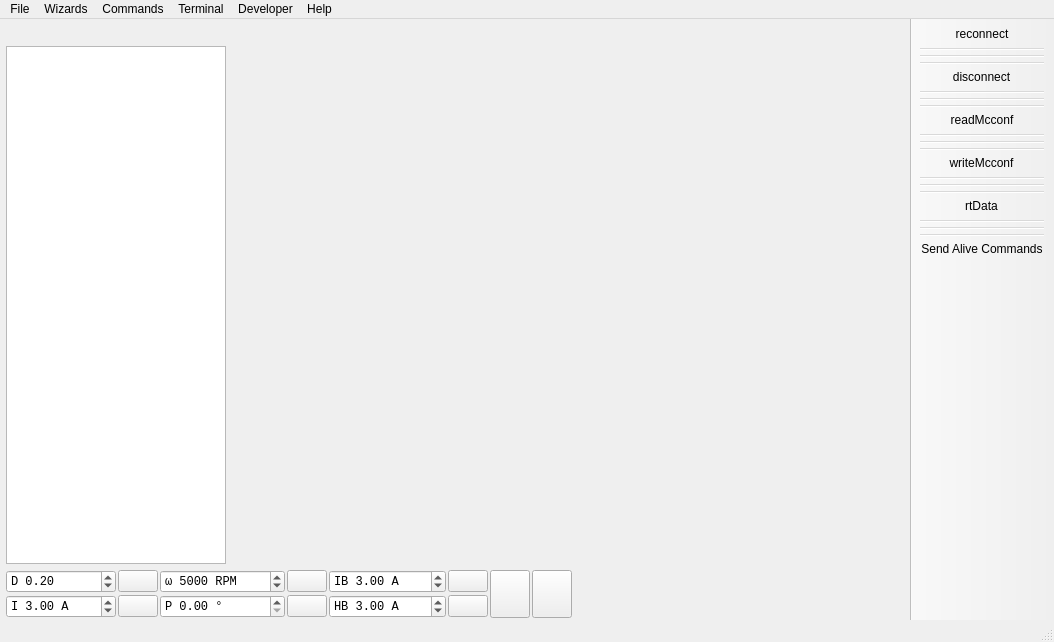
<?xml version="1.0" encoding="UTF-8"?>
<ui version="4.0">
 <class>MainWindow</class>
 <widget class="QMainWindow" name="MainWindow">
  <property name="geometry">
   <rect>
    <x>0</x>
    <y>0</y>
    <width>1054</width>
    <height>642</height>
   </rect>
  </property>
  <property name="windowTitle">
   <string>VESC Tool</string>
  </property>
  <property name="windowIcon">
   <iconset resource="res_silver.qrc">
    <normaloff>:/res/icon.png</normaloff>:/res/icon.png</iconset>
  </property>
  <widget class="QWidget" name="centralWidget">
   <layout class="QVBoxLayout" name="verticalLayout" stretch="1,0">
    <property name="leftMargin">
     <number>6</number>
    </property>
    <property name="bottomMargin">
     <number>2</number>
    </property>
    <item>
     <layout class="QHBoxLayout" name="horizontalLayout" stretch="0,1">
      <item>
       <layout class="QVBoxLayout" name="verticalLayout_2">
        <item>
         <widget class="QLabel" name="pageLabel">
          <property name="enabled">
           <bool>true</bool>
          </property>
          <property name="maximumSize">
           <size>
            <width>220</width>
            <height>10</height>
           </size>
          </property>
          <property name="text">
           <string/>
          </property>
          <property name="pixmap">
           <pixmap resource="res_silver.qrc">:/res/logo.png</pixmap>
          </property>
          <property name="scaledContents">
           <bool>true</bool>
          </property>
         </widget>
        </item>
        <item>
         <widget class="QListWidget" name="pageList">
          <property name="minimumSize">
           <size>
            <width>220</width>
            <height>0</height>
           </size>
          </property>
          <property name="maximumSize">
           <size>
            <width>220</width>
            <height>16777215</height>
           </size>
          </property>
          <property name="font">
           <font>
            <pointsize>18</pointsize>
           </font>
          </property>
          <property name="layoutDirection">
           <enum>Qt::LeftToRight</enum>
          </property>
          <property name="editTriggers">
           <set>QAbstractItemView::NoEditTriggers</set>
          </property>
          <property name="selectionBehavior">
           <enum>QAbstractItemView::SelectRows</enum>
          </property>
          <property name="spacing">
           <number>20</number>
          </property>
         </widget>
        </item>
       </layout>
      </item>
      <item>
       <widget class="QStackedWidget" name="pageWidget">
        <property name="currentIndex">
         <number>-1</number>
        </property>
       </widget>
      </item>
     </layout>
    </item>
    <item>
     <layout class="QGridLayout" name="gridLayout_3">
      <property name="spacing">
       <number>2</number>
      </property>
      <item row="1" column="8">
       <widget class="DisplayBar" name="dispCurrent" native="true">
        <property name="sizePolicy">
         <sizepolicy hsizetype="MinimumExpanding" vsizetype="Preferred">
          <horstretch>0</horstretch>
          <verstretch>0</verstretch>
         </sizepolicy>
        </property>
        <property name="minimumSize">
         <size>
          <width>150</width>
          <height>0</height>
         </size>
        </property>
       </widget>
      </item>
      <item row="0" column="8">
       <widget class="DisplayBar" name="dispDuty" native="true">
        <property name="sizePolicy">
         <sizepolicy hsizetype="MinimumExpanding" vsizetype="Preferred">
          <horstretch>0</horstretch>
          <verstretch>0</verstretch>
         </sizepolicy>
        </property>
        <property name="minimumSize">
         <size>
          <width>150</width>
          <height>0</height>
         </size>
        </property>
       </widget>
      </item>
      <item row="0" column="6" rowspan="2">
       <widget class="QPushButton" name="fullBrakeButton">
        <property name="sizePolicy">
         <sizepolicy hsizetype="Fixed" vsizetype="MinimumExpanding">
          <horstretch>0</horstretch>
          <verstretch>0</verstretch>
         </sizepolicy>
        </property>
        <property name="toolTip">
         <string>Full brake</string>
        </property>
        <property name="text">
         <string/>
        </property>
        <property name="icon">
         <iconset resource="res.qrc">
          <normaloff>:/res/icons/Anchor-96.png</normaloff>:/res/icons/Anchor-96.png</iconset>
        </property>
        <property name="iconSize">
         <size>
          <width>40</width>
          <height>40</height>
         </size>
        </property>
        <property name="autoDefault">
         <bool>false</bool>
        </property>
        <property name="default">
         <bool>false</bool>
        </property>
        <property name="flat">
         <bool>false</bool>
        </property>
       </widget>
      </item>
      <item row="1" column="4">
       <widget class="QDoubleSpinBox" name="handbrakeBox">
        <property name="font">
         <font>
          <family>Monospace</family>
         </font>
        </property>
        <property name="toolTip">
         <string>Handbrake current</string>
        </property>
        <property name="prefix">
         <string>HB </string>
        </property>
        <property name="suffix">
         <string> A</string>
        </property>
        <property name="minimum">
         <double>-500.000000000000000</double>
        </property>
        <property name="maximum">
         <double>500.000000000000000</double>
        </property>
        <property name="singleStep">
         <double>0.500000000000000</double>
        </property>
        <property name="value">
         <double>3.000000000000000</double>
        </property>
       </widget>
      </item>
      <item row="1" column="5">
       <widget class="QPushButton" name="handbrakeButton">
        <property name="toolTip">
         <string>Handbrake current</string>
        </property>
        <property name="text">
         <string/>
        </property>
        <property name="icon">
         <iconset resource="res.qrc">
          <normaloff>:/res/icons/Brake Warning-96.png</normaloff>:/res/icons/Brake Warning-96.png</iconset>
        </property>
       </widget>
      </item>
      <item row="1" column="0">
       <widget class="QDoubleSpinBox" name="currentBox">
        <property name="font">
         <font>
          <family>Monospace</family>
         </font>
        </property>
        <property name="toolTip">
         <string>Current</string>
        </property>
        <property name="frame">
         <bool>true</bool>
        </property>
        <property name="prefix">
         <string>I </string>
        </property>
        <property name="suffix">
         <string> A</string>
        </property>
        <property name="minimum">
         <double>-500.000000000000000</double>
        </property>
        <property name="maximum">
         <double>500.000000000000000</double>
        </property>
        <property name="singleStep">
         <double>0.500000000000000</double>
        </property>
        <property name="value">
         <double>3.000000000000000</double>
        </property>
       </widget>
      </item>
      <item row="0" column="2">
       <widget class="QDoubleSpinBox" name="speedBox">
        <property name="font">
         <font>
          <family>Monospace</family>
         </font>
        </property>
        <property name="toolTip">
         <string>Speed</string>
        </property>
        <property name="prefix">
         <string>ω </string>
        </property>
        <property name="suffix">
         <string> RPM</string>
        </property>
        <property name="decimals">
         <number>0</number>
        </property>
        <property name="minimum">
         <double>-400000.000000000000000</double>
        </property>
        <property name="maximum">
         <double>400000.000000000000000</double>
        </property>
        <property name="singleStep">
         <double>100.000000000000000</double>
        </property>
        <property name="value">
         <double>5000.000000000000000</double>
        </property>
       </widget>
      </item>
      <item row="0" column="1">
       <widget class="QPushButton" name="dutyButton">
        <property name="toolTip">
         <string>Duty cycle</string>
        </property>
        <property name="text">
         <string/>
        </property>
        <property name="icon">
         <iconset resource="res.qrc">
          <normaloff>:/res/icons/Circled Play-96.png</normaloff>:/res/icons/Circled Play-96.png</iconset>
        </property>
        <property name="flat">
         <bool>false</bool>
        </property>
       </widget>
      </item>
      <item row="1" column="2">
       <widget class="QDoubleSpinBox" name="posBox">
        <property name="font">
         <font>
          <family>Monospace</family>
         </font>
        </property>
        <property name="toolTip">
         <string>Position</string>
        </property>
        <property name="prefix">
         <string>P </string>
        </property>
        <property name="suffix">
         <string> °</string>
        </property>
        <property name="maximum">
         <double>1200.000000000000000</double>
        </property>
        <property name="singleStep">
         <double>0.100000000000000</double>
        </property>
        <property name="value">
         <double>0.000000000000000</double>
        </property>
       </widget>
      </item>
      <item row="1" column="3">
       <widget class="QPushButton" name="posButton">
        <property name="toolTip">
         <string>Position</string>
        </property>
        <property name="text">
         <string/>
        </property>
        <property name="icon">
         <iconset resource="res.qrc">
          <normaloff>:/res/icons/Circled Play-96.png</normaloff>:/res/icons/Circled Play-96.png</iconset>
        </property>
       </widget>
      </item>
      <item row="0" column="7" rowspan="2">
       <widget class="QPushButton" name="stopButton">
        <property name="sizePolicy">
         <sizepolicy hsizetype="Fixed" vsizetype="MinimumExpanding">
          <horstretch>0</horstretch>
          <verstretch>0</verstretch>
         </sizepolicy>
        </property>
        <property name="toolTip">
         <string>Switch off</string>
        </property>
        <property name="text">
         <string/>
        </property>
        <property name="icon">
         <iconset resource="res.qrc">
          <normaloff>:/res/icons/Stop Sign-96.png</normaloff>:/res/icons/Stop Sign-96.png</iconset>
        </property>
        <property name="iconSize">
         <size>
          <width>40</width>
          <height>40</height>
         </size>
        </property>
        <property name="shortcut">
         <string>Esc</string>
        </property>
       </widget>
      </item>
      <item row="0" column="3">
       <widget class="QPushButton" name="speedButton">
        <property name="toolTip">
         <string>Speed</string>
        </property>
        <property name="text">
         <string/>
        </property>
        <property name="icon">
         <iconset resource="res.qrc">
          <normaloff>:/res/icons/Circled Play-96.png</normaloff>:/res/icons/Circled Play-96.png</iconset>
        </property>
       </widget>
      </item>
      <item row="1" column="1">
       <widget class="QPushButton" name="currentButton">
        <property name="toolTip">
         <string>Current</string>
        </property>
        <property name="text">
         <string/>
        </property>
        <property name="icon">
         <iconset resource="res.qrc">
          <normaloff>:/res/icons/Circled Play-96.png</normaloff>:/res/icons/Circled Play-96.png</iconset>
        </property>
       </widget>
      </item>
      <item row="0" column="4">
       <widget class="QDoubleSpinBox" name="brakeCurrentBox">
        <property name="font">
         <font>
          <family>Monospace</family>
         </font>
        </property>
        <property name="toolTip">
         <string>Brake current</string>
        </property>
        <property name="prefix">
         <string>IB </string>
        </property>
        <property name="suffix">
         <string> A</string>
        </property>
        <property name="minimum">
         <double>-500.000000000000000</double>
        </property>
        <property name="maximum">
         <double>500.000000000000000</double>
        </property>
        <property name="singleStep">
         <double>0.500000000000000</double>
        </property>
        <property name="value">
         <double>3.000000000000000</double>
        </property>
       </widget>
      </item>
      <item row="0" column="5">
       <widget class="QPushButton" name="brakeCurrentButton">
        <property name="toolTip">
         <string>Brake current</string>
        </property>
        <property name="text">
         <string/>
        </property>
        <property name="icon">
         <iconset resource="res.qrc">
          <normaloff>:/res/icons/Brake Warning-96.png</normaloff>:/res/icons/Brake Warning-96.png</iconset>
        </property>
       </widget>
      </item>
      <item row="0" column="0">
       <widget class="QDoubleSpinBox" name="dutyBox">
        <property name="font">
         <font>
          <family>Monospace</family>
         </font>
        </property>
        <property name="toolTip">
         <string>Duty cycle</string>
        </property>
        <property name="wrapping">
         <bool>false</bool>
        </property>
        <property name="frame">
         <bool>true</bool>
        </property>
        <property name="prefix">
         <string>D </string>
        </property>
        <property name="minimum">
         <double>-1.000000000000000</double>
        </property>
        <property name="maximum">
         <double>1.000000000000000</double>
        </property>
        <property name="singleStep">
         <double>0.010000000000000</double>
        </property>
        <property name="value">
         <double>0.200000000000000</double>
        </property>
       </widget>
      </item>
     </layout>
    </item>
   </layout>
  </widget>
  <widget class="QMenuBar" name="menuBar">
   <property name="geometry">
    <rect>
     <x>0</x>
     <y>0</y>
     <width>1054</width>
     <height>20</height>
    </rect>
   </property>
   <widget class="QMenu" name="menuFile">
    <property name="title">
     <string>File</string>
    </property>
    <addaction name="actionSaveMotorConfXml"/>
    <addaction name="actionLoadMotorConfXml"/>
    <addaction name="separator"/>
    <addaction name="actionSaveAppconfXml"/>
    <addaction name="actionLoadAppconfXml"/>
    <addaction name="separator"/>
    <addaction name="actionSaveMotorConfigurationHeader"/>
    <addaction name="actionSaveMotorConfigurationHeaderWrap"/>
    <addaction name="separator"/>
    <addaction name="actionSaveAppConfigurationHeader"/>
    <addaction name="actionSaveAppConfigurationHeaderWrap"/>
    <addaction name="separator"/>
    <addaction name="actionExit"/>
   </widget>
   <widget class="QMenu" name="menuHelp">
    <property name="title">
     <string>Help</string>
    </property>
    <addaction name="actionVESCProjectForums"/>
    <addaction name="separator"/>
    <addaction name="actionVESCToolChangelog"/>
    <addaction name="actionFirmwareChangelog"/>
    <addaction name="separator"/>
    <addaction name="actionAbout"/>
    <addaction name="actionLibrariesUsed"/>
    <addaction name="actionAboutQt"/>
    <addaction name="separator"/>
    <addaction name="actionSafetyInformation"/>
    <addaction name="actionWarrantyStatement"/>
    <addaction name="actionLicense"/>
   </widget>
   <widget class="QMenu" name="menuTools">
    <property name="title">
     <string>Developer</string>
    </property>
    <addaction name="actionParameterEditorMcconf"/>
    <addaction name="actionParameterEditorAppconf"/>
    <addaction name="actionParameterEditorInfo"/>
    <addaction name="actionExportConfigurationParser"/>
   </widget>
   <widget class="QMenu" name="menuTerminal">
    <property name="title">
     <string>Terminal</string>
    </property>
    <addaction name="actionTerminalShowHelp"/>
    <addaction name="actionTerminalPrintFaults"/>
    <addaction name="actionTerminalPrintThreads"/>
    <addaction name="separator"/>
    <addaction name="actionTerminalDRV8301ResetLatchedFaults"/>
    <addaction name="separator"/>
    <addaction name="actionTerminalClear"/>
   </widget>
   <widget class="QMenu" name="menuCommands">
    <property name="title">
     <string>Commands</string>
    </property>
    <addaction name="actionReboot"/>
   </widget>
   <widget class="QMenu" name="menuWizards">
    <property name="title">
     <string>Wizards</string>
    </property>
    <addaction name="actionAutoSetupFOC"/>
    <addaction name="actionAppSetupWizard"/>
    <addaction name="actionMotorSetupWizard"/>
   </widget>
   <addaction name="menuFile"/>
   <addaction name="menuWizards"/>
   <addaction name="menuCommands"/>
   <addaction name="menuTerminal"/>
   <addaction name="menuTools"/>
   <addaction name="menuHelp"/>
  </widget>
  <widget class="QToolBar" name="mainToolBar">
   <property name="movable">
    <bool>false</bool>
   </property>
   <property name="iconSize">
    <size>
     <width>60</width>
     <height>60</height>
    </size>
   </property>
   <property name="toolButtonStyle">
    <enum>Qt::ToolButtonIconOnly</enum>
   </property>
   <property name="floatable">
    <bool>false</bool>
   </property>
   <attribute name="toolBarArea">
    <enum>RightToolBarArea</enum>
   </attribute>
   <attribute name="toolBarBreak">
    <bool>false</bool>
   </attribute>
   <addaction name="actionReconnect"/>
   <addaction name="separator"/>
   <addaction name="separator"/>
   <addaction name="separator"/>
   <addaction name="actionDisconnect"/>
   <addaction name="separator"/>
   <addaction name="separator"/>
   <addaction name="separator"/>
   <addaction name="actionReadMcconf"/>
   <addaction name="separator"/>
   <addaction name="separator"/>
   <addaction name="separator"/>
   <addaction name="actionWriteMcconf"/>
   <addaction name="separator"/>
   <addaction name="separator"/>
   <addaction name="separator"/>
   <addaction name="actionRtData"/>
   <addaction name="separator"/>
   <addaction name="separator"/>
   <addaction name="separator"/>
   <addaction name="actionSendAlive"/>
  </widget>
  <widget class="QStatusBar" name="statusBar"/>
  <action name="actionReadMcconf">
   <property name="icon">
    <iconset resource="res.qrc">
     <normaloff>:/res/icons/motor_up.png</normaloff>:/res/icons/motor_up.png</iconset>
   </property>
   <property name="text">
    <string>readMcconf</string>
   </property>
   <property name="toolTip">
    <string>Read motor Configuration</string>
   </property>
  </action>
  <action name="actionWriteMcconf">
   <property name="icon">
    <iconset resource="res.qrc">
     <normaloff>:/res/icons/motor_down.png</normaloff>:/res/icons/motor_down.png</iconset>
   </property>
   <property name="text">
    <string>writeMcconf</string>
   </property>
   <property name="toolTip">
    <string>Write motor configuration</string>
   </property>
  </action>
  <action name="actionSaveMotorConfXml">
   <property name="icon">
    <iconset resource="res.qrc">
     <normaloff>:/res/icons/Save as-96.png</normaloff>:/res/icons/Save as-96.png</iconset>
   </property>
   <property name="text">
    <string>Save Motor Configuration XML as...</string>
   </property>
  </action>
  <action name="actionLoadMotorConfXml">
   <property name="icon">
    <iconset resource="res.qrc">
     <normaloff>:/res/icons/Open Folder-96.png</normaloff>:/res/icons/Open Folder-96.png</iconset>
   </property>
   <property name="text">
    <string>Load Motor Configuration XML</string>
   </property>
  </action>
  <action name="actionDisconnect">
   <property name="icon">
    <iconset resource="res.qrc">
     <normaloff>:/res/icons/Disconnected-96.png</normaloff>:/res/icons/Disconnected-96.png</iconset>
   </property>
   <property name="text">
    <string>disconnect</string>
   </property>
   <property name="toolTip">
    <string>Disconnect</string>
   </property>
  </action>
  <action name="actionReboot">
   <property name="icon">
    <iconset resource="res.qrc">
     <normaloff>:/res/icons/Restart-96.png</normaloff>:/res/icons/Restart-96.png</iconset>
   </property>
   <property name="text">
    <string>Reboot</string>
   </property>
   <property name="toolTip">
    <string>Reboot</string>
   </property>
  </action>
  <action name="actionReconnect">
   <property name="icon">
    <iconset resource="res.qrc">
     <normaloff>:/res/icons/Connected-96.png</normaloff>:/res/icons/Connected-96.png</iconset>
   </property>
   <property name="text">
    <string>reconnect</string>
   </property>
   <property name="toolTip">
    <string>Reconnect last connection</string>
   </property>
  </action>
  <action name="actionRtData">
   <property name="checkable">
    <bool>true</bool>
   </property>
   <property name="icon">
    <iconset resource="res.qrc">
     <normaloff>:/res/icons/rt_off.png</normaloff>
     <normalon>:/res/icons/rt_on.png</normalon>:/res/icons/rt_off.png</iconset>
   </property>
   <property name="text">
    <string>rtData</string>
   </property>
   <property name="toolTip">
    <string>Stream realtime data</string>
   </property>
  </action>
  <action name="actionSaveAppconfXml">
   <property name="icon">
    <iconset resource="res.qrc">
     <normaloff>:/res/icons/Save as-96.png</normaloff>:/res/icons/Save as-96.png</iconset>
   </property>
   <property name="text">
    <string>Save App Configuration XML as...</string>
   </property>
  </action>
  <action name="actionLoadAppconfXml">
   <property name="icon">
    <iconset resource="res.qrc">
     <normaloff>:/res/icons/Open Folder-96.png</normaloff>:/res/icons/Open Folder-96.png</iconset>
   </property>
   <property name="text">
    <string>Load App Configuration XML</string>
   </property>
  </action>
  <action name="actionExit">
   <property name="icon">
    <iconset resource="res.qrc">
     <normaloff>:/res/icons/Shutdown-96.png</normaloff>:/res/icons/Shutdown-96.png</iconset>
   </property>
   <property name="text">
    <string>Exit</string>
   </property>
  </action>
  <action name="actionAbout">
   <property name="icon">
    <iconset resource="res.qrc">
     <normaloff>:/res/icons/About-96.png</normaloff>:/res/icons/About-96.png</iconset>
   </property>
   <property name="text">
    <string>About VESC Tool</string>
   </property>
  </action>
  <action name="actionParameterEditorMcconf">
   <property name="icon">
    <iconset resource="res.qrc">
     <normaloff>:/res/icons/Horizontal Settings Mixer-96.png</normaloff>:/res/icons/Horizontal Settings Mixer-96.png</iconset>
   </property>
   <property name="text">
    <string>Parameter Editor Mcconf</string>
   </property>
  </action>
  <action name="actionParameterEditorAppconf">
   <property name="icon">
    <iconset resource="res.qrc">
     <normaloff>:/res/icons/Horizontal Settings Mixer-96.png</normaloff>:/res/icons/Horizontal Settings Mixer-96.png</iconset>
   </property>
   <property name="text">
    <string>Parameter Editor Appconf</string>
   </property>
  </action>
  <action name="actionSaveAppConfigurationHeader">
   <property name="icon">
    <iconset resource="res.qrc">
     <normaloff>:/res/icons/Save as-96.png</normaloff>:/res/icons/Save as-96.png</iconset>
   </property>
   <property name="text">
    <string>Save App Configuration C Header as...</string>
   </property>
  </action>
  <action name="actionSaveMotorConfigurationHeader">
   <property name="icon">
    <iconset resource="res.qrc">
     <normaloff>:/res/icons/Save as-96.png</normaloff>:/res/icons/Save as-96.png</iconset>
   </property>
   <property name="text">
    <string>Save Motor Configuration C Header as...</string>
   </property>
  </action>
  <action name="actionSaveAppConfigurationHeaderWrap">
   <property name="icon">
    <iconset resource="res.qrc">
     <normaloff>:/res/icons/Save as-96.png</normaloff>:/res/icons/Save as-96.png</iconset>
   </property>
   <property name="text">
    <string>Save App Configuration C Header (ifdef wrapped) as...</string>
   </property>
  </action>
  <action name="actionSaveMotorConfigurationHeaderWrap">
   <property name="icon">
    <iconset resource="res.qrc">
     <normaloff>:/res/icons/Save as-96.png</normaloff>:/res/icons/Save as-96.png</iconset>
   </property>
   <property name="text">
    <string>Save Motor Configuration C Header (ifdef wrapped) as...</string>
   </property>
  </action>
  <action name="actionRtDataApp">
   <property name="checkable">
    <bool>true</bool>
   </property>
   <property name="icon">
    <iconset resource="res.qrc">
     <normaloff>:/res/icons/rt_app_off.png</normaloff>
     <normalon>:/res/icons/rt_app_on.png</normalon>:/res/icons/rt_app_off.png</iconset>
   </property>
   <property name="text">
    <string>rtDataApp</string>
   </property>
   <property name="toolTip">
    <string>Stream realtime app data</string>
   </property>
  </action>
  <action name="actionTerminalPrintFaults">
   <property name="icon">
    <iconset resource="res.qrc">
     <normaloff>:/res/icons/Console-96.png</normaloff>:/res/icons/Console-96.png</iconset>
   </property>
   <property name="text">
    <string>Print Faults</string>
   </property>
   <property name="toolTip">
    <string>Print Faults</string>
   </property>
  </action>
  <action name="actionTerminalShowHelp">
   <property name="icon">
    <iconset resource="res.qrc">
     <normaloff>:/res/icons/Help-96.png</normaloff>:/res/icons/Help-96.png</iconset>
   </property>
   <property name="text">
    <string>Show Help</string>
   </property>
  </action>
  <action name="actionTerminalClear">
   <property name="icon">
    <iconset resource="res.qrc">
     <normaloff>:/res/icons/Delete-96.png</normaloff>:/res/icons/Delete-96.png</iconset>
   </property>
   <property name="text">
    <string>Clear Terminal</string>
   </property>
  </action>
  <action name="actionTerminalPrintThreads">
   <property name="icon">
    <iconset resource="res.qrc">
     <normaloff>:/res/icons/Electronics-96.png</normaloff>:/res/icons/Electronics-96.png</iconset>
   </property>
   <property name="text">
    <string>Print Threads</string>
   </property>
   <property name="toolTip">
    <string>Print Threads</string>
   </property>
  </action>
  <action name="actionSendAlive">
   <property name="checkable">
    <bool>true</bool>
   </property>
   <property name="icon">
    <iconset resource="res.qrc">
     <normaloff>:/res/icons/alive_off.png</normaloff>
     <normalon>:/res/icons/alive_on.png</normalon>:/res/icons/alive_off.png</iconset>
   </property>
   <property name="text">
    <string>Send Alive Commands</string>
   </property>
   <property name="toolTip">
    <string>Send alive packets periodically to prevent timeout</string>
   </property>
  </action>
  <action name="actionLibrariesUsed">
   <property name="icon">
    <iconset resource="res.qrc">
     <normaloff>:/res/icons/About-96.png</normaloff>:/res/icons/About-96.png</iconset>
   </property>
   <property name="text">
    <string>About Libraries Used</string>
   </property>
  </action>
  <action name="actionMotorSetupWizard">
   <property name="icon">
    <iconset resource="res.qrc">
     <normaloff>:/res/icons/Wizard-96.png</normaloff>:/res/icons/Wizard-96.png</iconset>
   </property>
   <property name="text">
    <string>Setup Other Motors</string>
   </property>
   <property name="toolTip">
    <string>Start the Motor Setup Wizard</string>
   </property>
  </action>
  <action name="actionAppSetupWizard">
   <property name="icon">
    <iconset resource="res.qrc">
     <normaloff>:/res/icons/Wizard-96.png</normaloff>:/res/icons/Wizard-96.png</iconset>
   </property>
   <property name="text">
    <string>Setup Input</string>
   </property>
   <property name="toolTip">
    <string>Start the App Setup Wizard</string>
   </property>
  </action>
  <action name="actionAboutQt">
   <property name="icon">
    <iconset resource="res.qrc">
     <normaloff>:/res/icons/About-96.png</normaloff>:/res/icons/About-96.png</iconset>
   </property>
   <property name="text">
    <string>About Qt</string>
   </property>
   <property name="toolTip">
    <string>Show the Qt library's About box</string>
   </property>
  </action>
  <action name="actionParameterEditorInfo">
   <property name="icon">
    <iconset resource="res.qrc">
     <normaloff>:/res/icons/Horizontal Settings Mixer-96.png</normaloff>:/res/icons/Horizontal Settings Mixer-96.png</iconset>
   </property>
   <property name="text">
    <string>Parameter Editor Info</string>
   </property>
  </action>
  <action name="actionSafetyInformation">
   <property name="icon">
    <iconset resource="res.qrc">
     <normaloff>:/res/icons/About-96.png</normaloff>:/res/icons/About-96.png</iconset>
   </property>
   <property name="text">
    <string>Safety Information</string>
   </property>
  </action>
  <action name="actionWarrantyStatement">
   <property name="icon">
    <iconset resource="res.qrc">
     <normaloff>:/res/icons/About-96.png</normaloff>:/res/icons/About-96.png</iconset>
   </property>
   <property name="text">
    <string>Limited Warranty Statement</string>
   </property>
   <property name="toolTip">
    <string>Limited Warranty Statement</string>
   </property>
  </action>
  <action name="actionVESCToolChangelog">
   <property name="icon">
    <iconset resource="res.qrc">
     <normaloff>:/res/icons/About-96.png</normaloff>:/res/icons/About-96.png</iconset>
   </property>
   <property name="text">
    <string>VESC Tool Changelog</string>
   </property>
  </action>
  <action name="actionTerminalDRV8301ResetLatchedFaults">
   <property name="icon">
    <iconset resource="res.qrc">
     <normaloff>:/res/icons/Bug-96.png</normaloff>:/res/icons/Bug-96.png</iconset>
   </property>
   <property name="text">
    <string>DRV8301 Reset Latched Faults</string>
   </property>
  </action>
  <action name="actionVESCProjectForums">
   <property name="icon">
    <iconset resource="res.qrc">
     <normaloff>:/res/icons/User Group Man Man-96.png</normaloff>:/res/icons/User Group Man Man-96.png</iconset>
   </property>
   <property name="text">
    <string>VESC Project Forums</string>
   </property>
  </action>
  <action name="actionFirmwareChangelog">
   <property name="icon">
    <iconset resource="res.qrc">
     <normaloff>:/res/icons/About-96.png</normaloff>:/res/icons/About-96.png</iconset>
   </property>
   <property name="text">
    <string>Firmware Changelog</string>
   </property>
  </action>
  <action name="actionLicense">
   <property name="icon">
    <iconset resource="res.qrc">
     <normaloff>:/res/icons/About-96.png</normaloff>:/res/icons/About-96.png</iconset>
   </property>
   <property name="text">
    <string>License</string>
   </property>
  </action>
  <action name="actionAutoSetupFOC">
   <property name="icon">
    <iconset resource="res.qrc">
     <normaloff>:/res/icons/Wizard-96.png</normaloff>:/res/icons/Wizard-96.png</iconset>
   </property>
   <property name="text">
    <string>Setup Motors FOC</string>
   </property>
  </action>
  <action name="actionExportConfigurationParser">
   <property name="icon">
    <iconset resource="res.qrc">
     <normaloff>:/res/icons/Save as-96.png</normaloff>:/res/icons/Save as-96.png</iconset>
   </property>
   <property name="text">
    <string>Export Configuration Parser</string>
   </property>
  </action>
  <action name="actionIMU">
   <property name="checkable">
    <bool>true</bool>
   </property>
   <property name="icon">
    <iconset resource="res.qrc">
     <normaloff>:/res/icons/imu_off.png</normaloff>
     <normalon>:/res/icons/imu_on.png</normalon>:/res/icons/imu_off.png</iconset>
   </property>
   <property name="text">
    <string>IMU</string>
   </property>
   <property name="toolTip">
    <string>Activate IMU Sampling</string>
   </property>
  </action>
 </widget>
 <layoutdefault spacing="6" margin="11"/>
 <customwidgets>
  <customwidget>
   <class>DisplayBar</class>
   <extends>QWidget</extends>
   <header>widgets/displaybar.h</header>
   <container>1</container>
  </customwidget>
 </customwidgets>
 <resources>
  <include location="res_silver.qrc"/>
  <include location="res.qrc"/>
 </resources>
 <connections/>
</ui>
